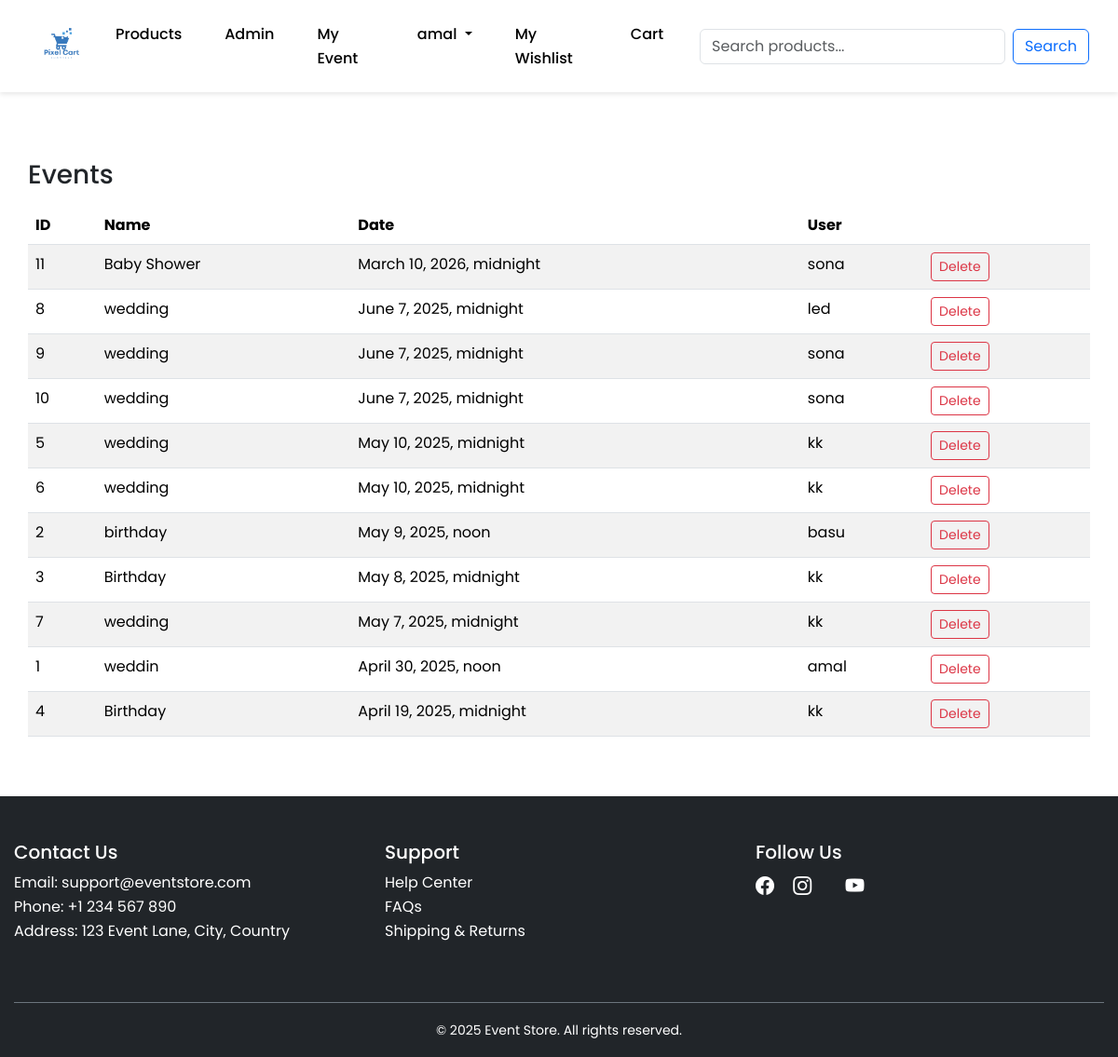
/dashboard/events/ (signed in), run on an earlier commit of the app's database.
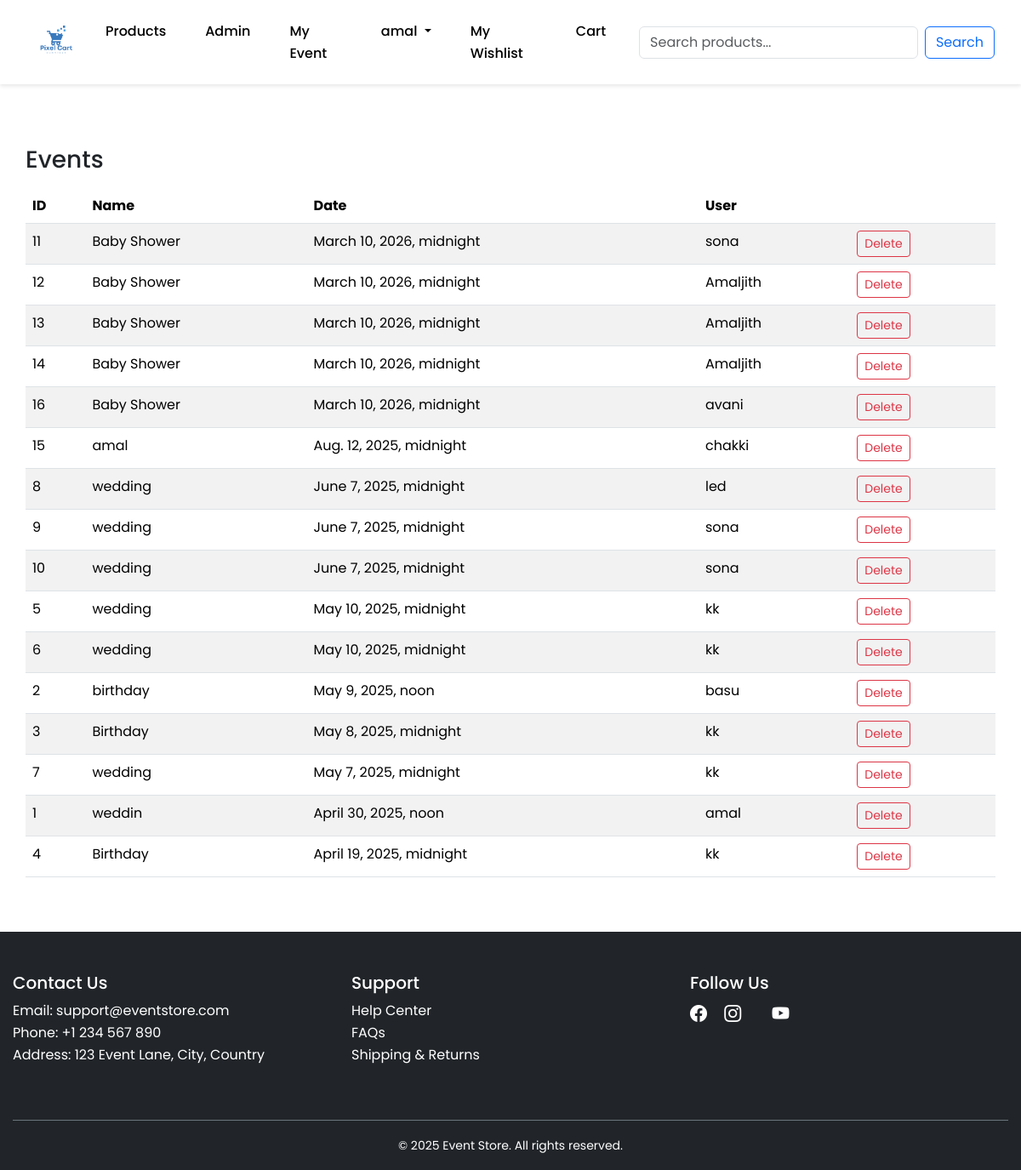
And on a later commit of the database.
### user/models.py (models this page shows)
class User(AbstractUser):
    email = models.EmailField(unique=True)

### eventmanagement/models.py (models this page shows, shortened)
class Event(models.Model):
    name = models.CharField(max_length=100)
    event_date = models.DateTimeField()
    location = models.CharField(max_length=255)
    description = models.TextField()
    user = models.ForeignKey(settings.AUTH_USER_MODEL, on_delete=models.CASCADE)

### user/views.py (the view)
# urls.py: path('dashboard/events/', admin_events, name='admin_events'),
@login_required(login_url='login')
def admin_events(request):
    if not request.user.is_staff:
        messages.error(request, "You do not have permission to access this page.")
        return redirect('home')
    events = Event.objects.select_related('user').order_by('-event_date')
    return render(request, 'admin/events.html', {'events': events})

### eventmanagement/context_processors.py (called while the page is built)
def user_event(request):
    if request.user.is_authenticated:
        event = Event.objects.filter(user=request.user).order_by('-event_date').first()
        return {'current_event': event}
    return {}

### templates/admin/events.html (shortened to what this page needs)
{% extends 'base.html' %}
{% block main-content %}
<div class="container py-4">
  <h3 class="mb-3">Events</h3>
  <table class="table table-striped">
    <thead>
      <tr>
        <th>ID</th>
        <th>Name</th>
        <th>Date</th>
        <th>User</th>
        <th></th>
      </tr>
    </thead>
    <tbody>
      {% for e in events %}
      <tr>
        <td>{{ e.id }}</td>
        <td>{{ e.name }}</td>
        <td>{{ e.event_date }}</td>
        <td>{{ e.user }}</td>
        <td>
          <a href="{% url 'admin_event_delete' e.id %}" class="btn btn-sm btn-outline-danger"
             onclick="return confirm('Delete this event?');">Delete</a>
        </td>
      </tr>
      {% empty %}
      <tr><td colspan="5" class="text-center">No events found.</td></tr>
      {% endfor %}
    </tbody>
  </table>
</div>
{% endblock main-content %}

### templates/base.html (shortened to what this page needs)
<!DOCTYPE html>
{% load static %}
<html lang="en">
<head>
    <link href="https://cdn.jsdelivr.net/npm/bootstrap@5.3.3/dist/css/bootstrap.min.css"
          rel="stylesheet"
>
          <link href="https://cdn.jsdelivr.net/npm/bootstrap-icons@1.10.5/font/bootstrap-icons.css" rel="stylesheet">
          <link rel="stylesheet" href="https://cdnjs.cloudflare.com/ajax/libs/font-awesome/6.4.0/css/all.min.css">
    <link href="{% static 'css/index.css' %}" rel="stylesheet">
</head>
<body>
    <nav class="navbar navbar-expand-lg navbar-dark sticky-top p-3 " id="navbar">
        <div class="container">
            <a class="navbar-brand" href="{% url 'home' %}">
                <img src="{% static 'images/j.png' %}" alt="Event Store Logo" height="40">
            </a>
            <div class="collapse navbar-collapse" id="navbarNav">
                <ul class="navbar-nav ms-auto me-3">
                    <li class="nav-item">
                        <a class="nav-link" href="{% url 'product_list'%}">Products</a>
                    </li>
                    {% if user.is_authenticated and user.is_staff %}
                    <li class="nav-item">
                        <a class="nav-link" href="{% url 'admin_dashboard' %}">Admin</a>
                    </li>
                    {% endif %}
                    <li class="nav-item">
                        {% if current_event %}
                            <a class="nav-link" href="{% url 'event_dashboard' current_event.id %}">My Event</a>
                        {% else %}
                            {% if user.is_authenticated %}
                                <a class="nav-link" href="{% url 'create_event' %}">Create Event</a>
                            {% endif %}
                        {% endif %}
                    </li>
                    <li class="nav-item">
                        {% if user.is_authenticated %}
                        <li class="nav-item dropdown">
                            <a class="nav-link dropdown-toggle" href="#" id="navbarDropdown" role="button" data-bs-toggle="dropdown">
                                {{ user.username }}
                            </a>
                        </li>
                    {% else %}
                        <li class="nav-item">
                            <a class="nav-link" href="{% url 'login' %}">Login/Signup</a>
                        </li>
                    {% endif %}
                    </li>
                    {% if user.is_authenticated %}
                        <li class="nav-item">
                            <a class="nav-link" href="{% url 'wishlist_view' %}">My Wishlist</a>
                        </li>
                    {% endif %}
                    <li class="nav-item">
                        {% if user.is_authenticated %}
                                <a class="nav-link" href="{% url 'cart_view' %}">Cart</a>
                        {% endif %}
                    </li>
                </ul>
                <form class="d-flex" method="get" action="{% url 'product_list' %}">
                    <input class="form-control me-2" type="search" name="q" value="{{ request.GET.q }}" placeholder="Search products...">
                    <button class="btn btn-outline-primary bg-Transparent" type="submit">Search</button>
                </form>
            </div>
        </div>
    </nav>
    <div class="content-wrapper">
        <div class="container mt-5">
            {% block main-content %}{% endblock main-content %}
        </div>
    </div>
    <footer class="bg-dark text-white pt-5 pb-3">
        <div class="container">
          <div class="row">
            <div class="col-md-4 mb-4">
              <h5>Contact Us</h5>
              <ul class="list-unstyled">
                <li>Email: support@eventstore.com</li>
                <li>Phone: +1 234 567 890</li>
                <li>Address: 123 Event Lane, City, Country</li>
              </ul>
            </div>
            <div class="col-md-4 mb-4">
              <h5>Support</h5>
              <ul class="list-unstyled">
                <li><a href="#" class="text-white text-decoration-none">Help Center</a></li>
                <li><a href="#" class="text-white text-decoration-none">FAQs</a></li>
                <li><a href="#" class="text-white text-decoration-none">Shipping & Returns</a></li>
              </ul>
            </div>
            <div class="col-md-4 mb-4">
              <h5>Follow Us</h5>
              <a href="#" class="text-white me-3 fs-5"><i class="bi bi-facebook"></i></a>
              <a href="#" class="text-white me-3 fs-5"><i class="bi bi-instagram"></i></a>
              <a href="#" class="text-white fs-5"><i class="bi bi-youtube"></i></a>
            </div>
          </div>
          <div class="text-center pt-3 border-top border-secondary mt-4">
            <small>&copy; 2025 Event Store. All rights reserved.</small>
          </div>
        </div>
      </footer>
</body>
</html>

### static/css/index.css (style rules this page uses)
body { font-family: 'Poppins', sans-serif; background-color: white; line-height: 1.6; }
.container { max-width: 1200px; margin: 0 auto; padding: 0 15px; }
.navbar { background-color:white; padding: 15px 20px; box-shadow: 0 2px 5px rgba(0, 0, 0, 0.1); }
.navbar a { color: black; text-decoration: none; margin: 0 15px; font-weight: 500; transition: color 0.3s ease; }

What changed in the data, as far as the page shows it:
added Event: id "12", name "Baby Shower", event_date "March 10, 2026, midnight", user "Amaljith"
added Event: id "13", name "Baby Shower", event_date "March 10, 2026, midnight", user "Amaljith"
added Event: id "14", name "Baby Shower", event_date "March 10, 2026, midnight", user "Amaljith"
added Event: id "16", name "Baby Shower", event_date "March 10, 2026, midnight", user "avani"
added Event: id "15", name "amal", event_date "Aug. 12, 2025, midnight", user "chakki"
